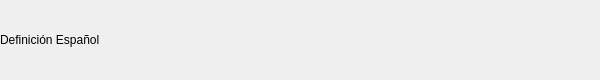
<?xml version="1.0" encoding="UTF-8"?>
<ui version="4.0">
 <class>SettingsDictionariesMenuItem</class>
 <widget class="QWidget" name="SettingsDictionariesMenuItem">
  <property name="geometry">
   <rect>
    <x>0</x>
    <y>0</y>
    <width>600</width>
    <height>80</height>
   </rect>
  </property>
  <property name="windowTitle">
   <string>Form</string>
  </property>
  <property name="styleSheet">
   <string notr="true"/>
  </property>
  <layout class="QHBoxLayout" name="horizontalLayout">
   <property name="spacing">
    <number>0</number>
   </property>
   <property name="margin">
    <number>0</number>
   </property>
   <item>
    <widget class="QLabel" name="dictionaryNameLbl">
     <property name="text">
      <string>Definición Español</string>
     </property>
    </widget>
   </item>
   <item>
    <widget class="QLabel" name="checkDictionaryLbl">
     <property name="text">
      <string/>
     </property>
    </widget>
   </item>
  </layout>
 </widget>
 <resources/>
 <connections/>
</ui>
